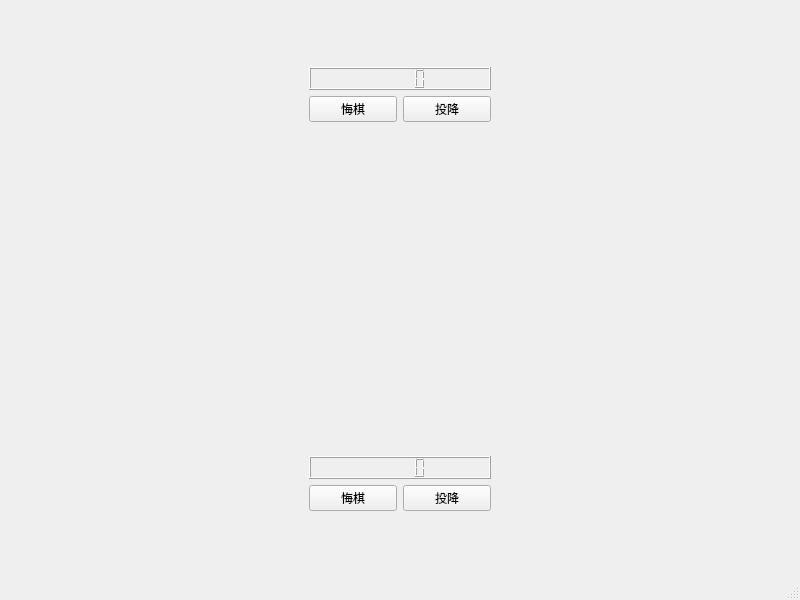
<?xml version="1.0" encoding="UTF-8"?>
<ui version="4.0">
 <class>MainWindow</class>
 <widget class="QMainWindow" name="MainWindow">
  <property name="geometry">
   <rect>
    <x>0</x>
    <y>0</y>
    <width>800</width>
    <height>600</height>
   </rect>
  </property>
  <property name="windowTitle">
   <string>MainWindow</string>
  </property>
  <widget class="QWidget" name="centralwidget">
   <layout class="QGridLayout" name="gridLayout">
    <item row="0" column="0">
     <widget class="QStackedWidget" name="stackedWidget">
      <property name="currentIndex">
       <number>1</number>
      </property>
      <widget class="QWidget" name="page">
       <layout class="QVBoxLayout" name="verticalLayout">
        <item>
         <widget class="QPushButton" name="pushButton">
          <property name="text">
           <string>人机对战</string>
          </property>
         </widget>
        </item>
        <item>
         <widget class="QPushButton" name="pushButton_2">
          <property name="text">
           <string>AI对战</string>
          </property>
         </widget>
        </item>
        <item>
         <widget class="QPushButton" name="pushButton_3">
          <property name="text">
           <string>网络对战(服务端)</string>
          </property>
         </widget>
        </item>
        <item>
         <widget class="QPushButton" name="pushButton_4">
          <property name="text">
           <string>网络对战(客户端)</string>
          </property>
         </widget>
        </item>
       </layout>
      </widget>
      <widget class="QWidget" name="page_2">
       <layout class="QHBoxLayout" name="horizontalLayout">
        <item>
         <layout class="QGridLayout" name="gridLayout_2"/>
        </item>
        <item>
         <widget class="QWidget" name="widget" native="true">
          <property name="maximumSize">
           <size>
            <width>200</width>
            <height>16777215</height>
           </size>
          </property>
          <layout class="QGridLayout" name="gridLayout_3">
           <item row="2" column="0">
            <widget class="QPushButton" name="undoBtn_1">
             <property name="text">
              <string>悔棋</string>
             </property>
            </widget>
           </item>
           <item row="5" column="0">
            <widget class="QPushButton" name="undoBtn_2">
             <property name="text">
              <string>悔棋</string>
             </property>
            </widget>
           </item>
           <item row="6" column="0">
            <spacer name="verticalSpacer_3">
             <property name="orientation">
              <enum>Qt::Vertical</enum>
             </property>
             <property name="sizeType">
              <enum>QSizePolicy::Fixed</enum>
             </property>
             <property name="sizeHint" stdset="0">
              <size>
               <width>20</width>
               <height>40</height>
              </size>
             </property>
            </spacer>
           </item>
           <item row="3" column="0">
            <spacer name="verticalSpacer">
             <property name="orientation">
              <enum>Qt::Vertical</enum>
             </property>
             <property name="sizeHint" stdset="0">
              <size>
               <width>20</width>
               <height>305</height>
              </size>
             </property>
            </spacer>
           </item>
           <item row="5" column="1">
            <widget class="QPushButton" name="loseBtn_2">
             <property name="text">
              <string>投降</string>
             </property>
            </widget>
           </item>
           <item row="2" column="1">
            <widget class="QPushButton" name="loseBtn_1">
             <property name="text">
              <string>投降</string>
             </property>
            </widget>
           </item>
           <item row="0" column="0">
            <spacer name="verticalSpacer_2">
             <property name="orientation">
              <enum>Qt::Vertical</enum>
             </property>
             <property name="sizeType">
              <enum>QSizePolicy::Fixed</enum>
             </property>
             <property name="sizeHint" stdset="0">
              <size>
               <width>20</width>
               <height>40</height>
              </size>
             </property>
            </spacer>
           </item>
           <item row="4" column="0" colspan="2">
            <widget class="QLCDNumber" name="lcdNumber_2"/>
           </item>
           <item row="1" column="0" colspan="2">
            <widget class="QLCDNumber" name="lcdNumber"/>
           </item>
          </layout>
         </widget>
        </item>
       </layout>
      </widget>
     </widget>
    </item>
   </layout>
  </widget>
  <widget class="QStatusBar" name="statusbar"/>
 </widget>
 <resources/>
 <connections/>
</ui>
